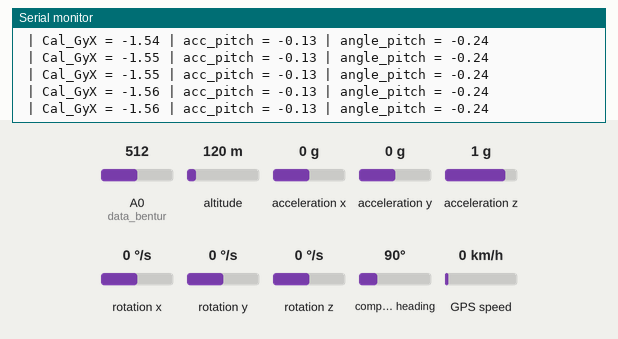
Recording of a sketch running on a simulated ESP8266 (NodeMCU). On the bench: the last lines printed to the serial monitor. Wiring (inferred from the names in the program): MPU-6050 motion sensor at I2C address 0x68. Inputs (shaded band) come from the test bench; at power-on: acceleration y 0 g, A0 (data_bentur) = 512, altitude 120 m, acceleration x 0 g, acceleration z 1 g, rotation x 0 °/s, rotation y 0 °/s, rotation z 0 °/s, compass heading 90°, GPS speed 0 km/h. WiFi joins after 1.5 s; servers stay silent unless stated; the GPS gets a fix after 3 s at 37.7749, -122.4194 with 8 satellites.

Above: at 23.6 s.
23.7 s: acceleration y set to -0.1 g
At 23.73 s:
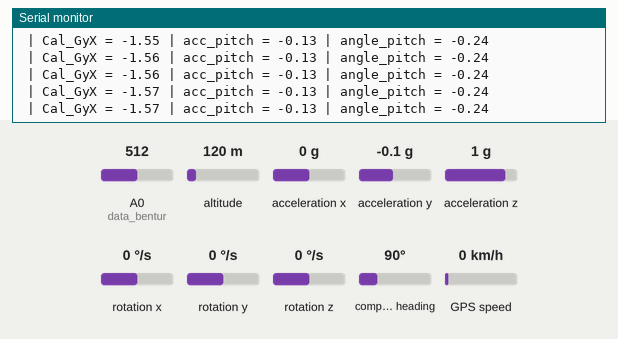
27.8 s: acceleration y set to 0.2 g
At 27.86 s:
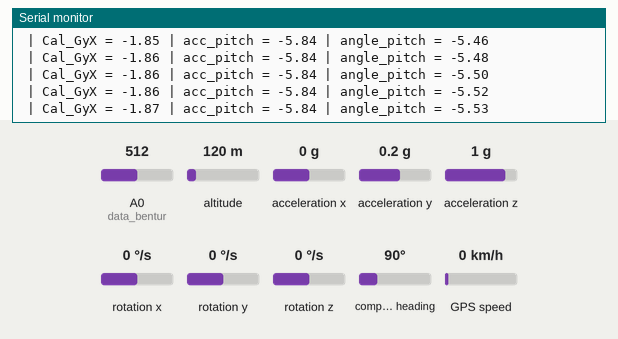
Timing chart, 0 to 30.8 s (numbered marks = the images above; inputs shaded):
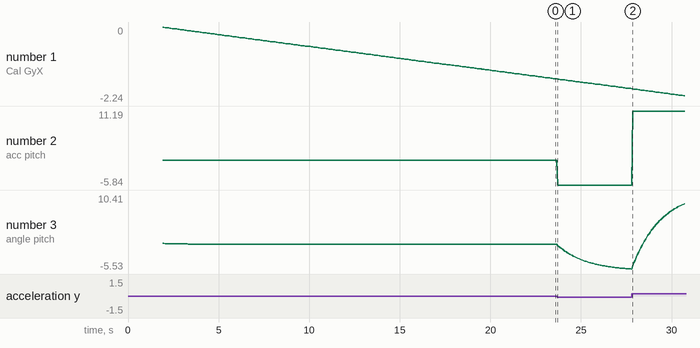

The sketch:

tracking_kecelakaan.ino
```cpp
#include<Wire.h>
#include <TinyGPS++.h>
#include <SoftwareSerial.h>
//#include "Wire.h"
#include "I2Cdev.h"
#include "MPU6050.h"
#include <ESP8266WiFi.h>
#include <WiFiClientSecure.h>
#include <UniversalTelegramBot.h>

#define MPU6050_AXOFFSET 158
#define MPU6050_AYOFFSET 9
#define MPU6050_AZOFFSET -91
#define MPU6050_GXOFFSET 19
#define MPU6050_GYOFFSET -42
#define MPU6050_GZOFFSET -26

double latitude,longitude;
int benturan;
int data_bentur=A0;
String link;
long sampling_timer;
const int MPU_addr=0x68;  // I2C address of the MPU-6050

char ssid[] = "actorpkm";
char password[] = "1234567890";
#define BOTtoken "807223134:AAHNgINQ76vCbEnpqNO15X6**********"
String chatid = "840454***";


int16_t AcX,AcY,AcZ,Tmp,GyX,GyY,GyZ; // Raw data of MPU6050
float GAcX, GAcY, GAcZ; // Convert accelerometer to gravity value
float Cal_GyX,Cal_GyY,Cal_GyZ; // Pitch, Roll & Yaw of Gyroscope applied time factor
float acc_pitch, acc_roll, acc_yaw; // Pitch, Roll & Yaw from Accelerometer
float angle_pitch, angle_roll, angle_yaw; // Angle of Pitch, Roll, & Yaw
float alpha = 0.96; // Complementary constant

TinyGPSPlus gps;
//SoftwareSerial ss(RXPin, TXPin);

WiFiClientSecure client;
UniversalTelegramBot bot(BOTtoken, client);

void init_MPU6050(){
  //MPU6050 Initializing & Reset
  Wire.beginTransmission(MPU_addr);
  Wire.write(0x6B);  // PWR_MGMT_1 register
  Wire.write(0);     // set to zero (wakes up the MPU-6050)
  Wire.endTransmission(true);

  //MPU6050 Clock Type
  Wire.beginTransmission(MPU_addr);
  Wire.write(0x6B);  // PWR_MGMT_1 register
  Wire.write(0x03);     // Selection Clock 'PLL with Z axis gyroscope reference'
  Wire.endTransmission(true);


  Wire.beginTransmission(MPU_addr);
  Wire.write(0x1B);  // Gyroscope Configuration register

  Wire.write(0x18);     // FS_SEL=3, Full Scale Range = +/- 2000 [degree/sec]
  Wire.endTransmission(true);


  Wire.beginTransmission(MPU_addr);
  Wire.write(0x1C);  // Accelerometer Configuration register

  Wire.write(0x10);     // AFS_SEL=2, Full Scale Range = +/- 8 [g]
  //Wire.write(0x18);     fahmi andriansyah
  Wire.endTransmission(true);

  Wire.beginTransmission(MPU_addr);
  Wire.write(0x1A);  // DLPF_CFG register
  Wire.write(0x00);     // Accel BW 260Hz, Delay 0ms / Gyro BW 256Hz, Delay 0.98ms, Fs 8KHz

  Wire.endTransmission(true);
}

void WifiStatus() {
  WiFi.mode(WIFI_STA);
  WiFi.disconnect();
  delay(100);
  Serial.print("Connecting Wifi: ");
  Serial.println(ssid);
  WiFi.begin(ssid, password);

  while (WiFi.status() != WL_CONNECTED)
  {
    Serial.print(".");
    delay(100);
  }
  Serial.println("WiFi connected");
  Serial.print("IP address: ");
  Serial.println(WiFi.localIP());
}

void setup(){
  Wire.begin();
  Serial.begin(9600);
  WifiStatus();
  bot.sendMessage(chatid, "Let's start.");
  pinMode(data_bentur, INPUT);

  init_MPU6050();
}

void loop(){
   benturan=analogRead(data_bentur);

  //cek data Ublox
  while (Serial.available() > 0){
    if (gps.encode(Serial.read())){
      latitude=(gps.location.lat());
      longitude=(gps.location.lng());
      link="Terjadi indikasi kecelakaan di http://www.google.com/maps/place/"+String(latitude,8)+","+String(longitude,8);
    }
  }

  // Read raw data of MPU6050
  Wire.beginTransmission(MPU_addr);
  Wire.write(0x3B);  // starting with register 0x3B (ACCEL_XOUT_H)
  Wire.endTransmission(false);
  Wire.requestFrom(MPU_addr,14,true);  // request a total of 14 registers
  AcX=Wire.read()<<8|Wire.read();  // 0x3B (ACCEL_XOUT_H) & 0x3C (ACCEL_XOUT_L)
  AcY=Wire.read()<<8|Wire.read();  // 0x3D (ACCEL_YOUT_H) & 0x3E (ACCEL_YOUT_L)
  AcZ=Wire.read()<<8|Wire.read();  // 0x3F (ACCEL_ZOUT_H) & 0x40 (ACCEL_ZOUT_L)
  Tmp=Wire.read()<<8|Wire.read();  // 0x41 (TEMP_OUT_H) & 0x42 (TEMP_OUT_L)
  GyX=Wire.read()<<8|Wire.read();  // 0x43 (GYRO_XOUT_H) & 0x44 (GYRO_XOUT_L)
  GyY=Wire.read()<<8|Wire.read();  // 0x45 (GYRO_YOUT_H) & 0x46 (GYRO_YOUT_L)
  GyZ=Wire.read()<<8|Wire.read();  // 0x47 (GYRO_ZOUT_H) & 0x48 (GYRO_ZOUT_L)


  GAcX = (float) AcX / 4096.0;
  GAcY = (float) AcY / 4096.0;
  GAcZ = (float) AcZ / 4096.0;


  acc_pitch = atan ((GAcY - (float)MPU6050_AYOFFSET/4096.0) / sqrt(GAcX * GAcX + GAcZ * GAcZ)) * 57.29577951; // 180 / PI = 57.29577951
  acc_roll = - atan ((GAcX - (float)MPU6050_AXOFFSET/4096.0) / sqrt(GAcY * GAcY + GAcZ * GAcZ)) * 57.29577951;
  //acc_yaw = atan ((GAcZ - (float)MPU6050_AZOFFSET/4096.0) / sqrt(GAcX * GAcX + GAcZ * GAcZ)) * 57.29577951;
  acc_yaw = atan (sqrt(GAcX * GAcX + GAcZ * GAcZ) / (GAcZ - (float)MPU6050_AZOFFSET/4096.0)) * 57.29577951;


  Cal_GyX += (float)(GyX - MPU6050_GXOFFSET) * 0.000244140625; // 2^15 / 2000 = 16.384, 250Hz, 1 /(250Hz * 16.384LSB)
  Cal_GyY += (float)(GyY - MPU6050_GYOFFSET) * 0.000244140625; // 2^15 / 2000 = 16.384, 250Hz, 1 /(250Hz * 16.384LSB)
  Cal_GyZ += (float)(GyZ - MPU6050_GZOFFSET) * 0.000244140625; // 2^15 / 2000 = 16.384, 250Hz, 1 /(250Hz * 16.384LSB)


  angle_pitch = alpha * (((float)(GyX - MPU6050_GXOFFSET) * 0.000244140625) + angle_pitch) + (1 - alpha) * acc_pitch;
  angle_roll = alpha * (((float)(GyY - MPU6050_GYOFFSET) * 0.000244140625) + angle_roll) + (1 - alpha) * acc_roll;
  angle_yaw += (float)(GyZ - MPU6050_GZOFFSET) * 0.000244140625; // Accelerometer doesn't have yaw value


  Serial.print(" | Cal_GyX = "); Serial.print(Cal_GyX);
  Serial.print(" | acc_pitch = "); Serial.print(acc_pitch);
  Serial.print(" | angle_pitch = "); Serial.println(angle_pitch);

  // Sampling Timer
  while(micros() - sampling_timer < 4000); //
  sampling_timer = micros(); //Reset the sampling timer
  if((benturan==1024&&angle_pitch<=-55)||(benturan==1024&&angle_pitch>=-30))
  //if(benturan==1024)
  {
    Serial.println(link);
    bot.sendMessage(chatid, link);
   }
 }
```

Measured:
- plotted number 1: -1.57 → -1.87 after the input at 23.7 s
- plotted number 2: -0.13 → -5.84 after the input at 23.7 s
- plotted number 3: -0.24 → -5.53 after the input at 23.7 s
